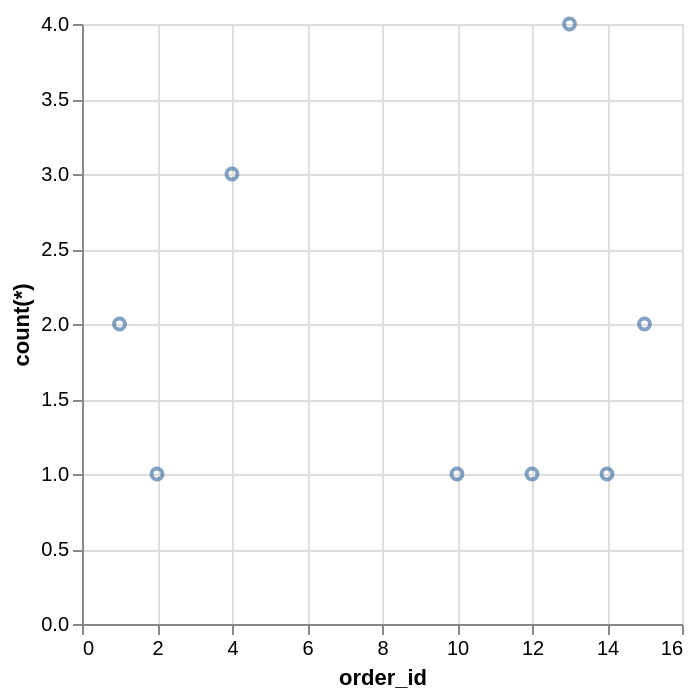

Vega-Lite specification for this chart:
### Vega-Lite specification from a JSON file in a GitHub repository (floating-point values rounded to 4 significant figures)
{"data": {"values": [{"x_data": 1, "y_data": 2}, {"x_data": 2, "y_data": 1}, {"x_data": 4, "y_data": 3}, {"x_data": 10, "y_data": 1}, {"x_data": 12, "y_data": 1}, {"x_data": 13, "y_data": 4}, {"x_data": 14, "y_data": 1}, {"x_data": 15, "y_data": 2}]}, "mark": "point", "encoding": {"x": {"field": "x_data", "type": "quantitative", "title": "order_id"}, "y": {"field": "y_data", "type": "quantitative", "title": "count(*)"}}}
